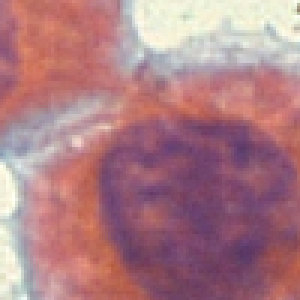
#> input picture Scripts/28-05-2024/ASC-H/11470.png, 100 x 100 px (shown 3 times larger); its folder holds only this picture in this run
$ python Hu_moments_ExtractorAll.py
#> lines starting #> are read from the running program, lines starting #| are printed output that depends on the picture
import cv2
import numpy as np
import csv
import os

# Este código extrai todos os hu moments do dataset na pasta especificada, e salva em um arquivo csv.
# Temos que modificar esse código pra que ele extraia os hu moments de uma única imagem, pra mostrar na interface, e jogar nos
# classificadores XGB.

# Lembrar de para cada imagem, gerar dois 'vetores', um para partindo do pressuposto da imagem ter multi classes
# e o outro para a imagem ter apenas duas classes (binário).

# Labels: ASC-H, ASC-US, HSIL, LSIL, SCC, e intraepithelial lesion
# Labels binárias: 0 = intraepithelial lesion, 1 = demais.


def calculate_hu_moments(image):
    # Verificando se a imagem é colorida
    if len(image.shape) == 3:
        # Convertendo a imagem para escala de cinza
        gray_image = cv2.cvtColor(image, cv2.COLOR_BGR2GRAY)
    else:
        gray_image = image

    # Calculando os momentos invariantes de Hu
    moments = cv2.moments(gray_image)
    hu_moments = cv2.HuMoments(moments)
    # Fazendo a escala logarítmica dos momentos para torná-los invariantes à escala
    epsilon = 1e-10  # Um pequeno valor para substituir zeros
    hu_moments = -np.sign(hu_moments) * np.log(np.abs(hu_moments) + epsilon)

    return hu_moments.flatten()


def calculate_hsv_moments(image):
    # Convertendo a imagem para o espaço de cores HSV
    hsv_image = cv2.cvtColor(image, cv2.COLOR_BGR2HSV)

    # Separando os canais de cor
    h, s, v = cv2.split(hsv_image)

    # Calculando os momentos invariantes de Hu para cada canal
    h_moments = calculate_hu_moments(h)
    s_moments = calculate_hu_moments(s)
    v_moments = calculate_hu_moments(v)

    return np.concatenate((h_moments, s_moments, v_moments))


instancesCount = 0
data = []
basePath = "28-05-2024/"
labels = [
    "ASC-H",
    "ASC-US",
    "HSIL",
    "LSIL",
    "Negative for intraepithelial lesion",
    "SCC",
]
num_moments = 28
csv_columns = [f"hu_moment_{i}" for i in range(1, num_moments + 1)] + ["label"]

for label in labels:
    label_path = os.path.join(basePath, label)
    for filename in os.listdir(label_path):
        image_path = os.path.join(label_path, filename)
        image = cv2.imread(image_path)
#> image is the input picture: shape (100, 100, 3); mean B, G, R 132.4, 124.3, 173
        if image is not None:
            gray_hu_moments = calculate_hu_moments(image)
#> in calculate_hu_moments, `gray_image = cv2.cvtColor(image, cv2.COLOR_BGR2GRAY)`:
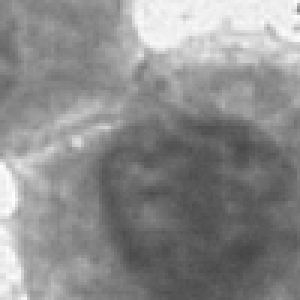
#> gray_image: shape (100, 100) (shown 3 times larger); min 70, max 254, mean 139.8
#> in calculate_hu_moments, `moments = cv2.moments(gray_image)`: moments = moments, m00 1397603, centre m10/m00, m01/m00 = (47.67, 44.8)
#> in calculate_hu_moments, `hu_moments = cv2.HuMoments(moments)`: hu_moments = [0.00126, 4.74e-08, 6.33e-13, 1.99e-11, -3.28e-23, -2.51e-15, 6.23e-23]
#> in calculate_hu_moments, `hu_moments = -np.sign(hu_moments) * np.log(np.abs(hu_moments) + epsilon)`: hu_moments = [6.68, 16.86, 23.02, 22.84, -23.03, -23.03, 23.03]
#> gray_hu_moments = [6.68, 16.86, 23.02, 22.84, -23.03, -23.03, 23.03]
            hsv_hu_moments = calculate_hsv_moments(image)
#> in calculate_hsv_moments, `hsv_image = cv2.cvtColor(image, cv2.COLOR_BGR2HSV)`: hsv_image: shape (100, 100, 3); mean H, S, V 105.8, 83.6, 173.9
#> in calculate_hsv_moments, `h, s, v = cv2.split(hsv_image)`:
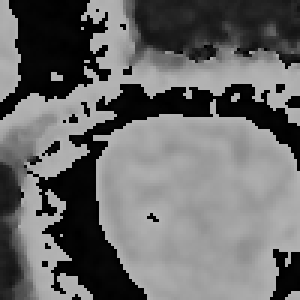
#> h: shape (100, 100) (shown 3 times larger); min 0, max 179, mean 105.8
#> in calculate_hsv_moments, `h, s, v = cv2.split(hsv_image)`:
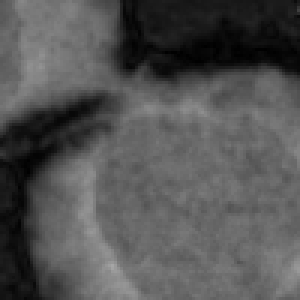
#> s: shape (100, 100) (shown 3 times larger); min 0, max 166, mean 83.6
#> in calculate_hsv_moments, `h, s, v = cv2.split(hsv_image)`:
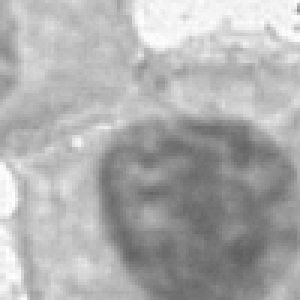
#> v: shape (100, 100) (shown 3 times larger); min 95, max 255, mean 173.9
#> in calculate_hsv_moments, `h_moments = calculate_hu_moments(h)`: h_moments = [6.59, 17.6, 22.96, 22.65, -23.03, 23.03, -23.03]
#> in calculate_hsv_moments, `s_moments = calculate_hu_moments(s)`: s_moments = [6.3, 15.37, 21.38, 22.28, 23.03, 23.03, -23.03]
#> in calculate_hsv_moments, `v_moments = calculate_hu_moments(v)`: v_moments = [6.91, 18.46, 23.01, 22.97, -23.03, -23.03, 23.03]
#> hsv_hu_moments = 21 values, max 23.03 at index 20, min -23.03 at index 18, mean 8.74
            grey_hsv_hu_moments = np.concatenate(
                (gray_hu_moments, hsv_hu_moments)
            )
#> grey_hsv_hu_moments = 28 values, max 23.03 at index 27, min -23.03 at index 25, mean 8.21
            row_data = list(grey_hsv_hu_moments) + [label]
#> row_data = 29 items, first 6: 6.68, 16.86, 23.02, 22.84, -23.03, -23.03
            data.append(row_data)
            instancesCount += 1
#> pass 2 of the loop `for label in labels:`:
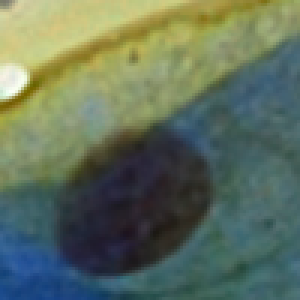
#> input picture Scripts/28-05-2024/ASC-US/10367.png, 100 x 100 px (shown 3 times larger)
#> image is the input picture: shape (100, 100, 3); mean B, G, R 92.6, 112.1, 96.8
#> in calculate_hu_moments (call 5), `gray_image = cv2.cvtColor(image, cv2.COLOR_BGR2GRAY)`:
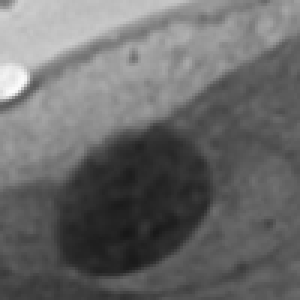
#> gray_image: shape (100, 100) (shown 3 times larger); min 23, max 252, mean 105.3
#> moments = moments, m00 1053114, centre m10/m00, m01/m00 = (46.79, 40.05)
#> in calculate_hu_moments (call 5), `hu_moments = cv2.HuMoments(moments)`: hu_moments = [0.00163, 2.98e-08, 4.15e-11, 1.76e-10, 1.39e-20, 1.1e-14, 5.56e-21]
#> in calculate_hu_moments (call 5), `hu_moments = -np.sign(hu_moments) * np.log(np.abs(hu_moments) + epsilon)`: hu_moments = [6.42, 17.33, 22.68, 22.01, 23.03, 23.03, 23.03]
#> hsv_image: shape (100, 100, 3); mean H, S, V 69.1, 91.5, 118.9
#> in calculate_hsv_moments (call 2), `h, s, v = cv2.split(hsv_image)`:
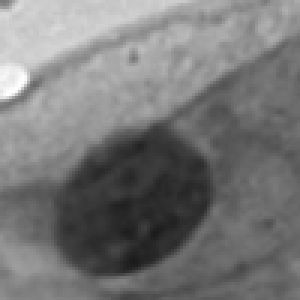
#> v: shape (100, 100) (shown 3 times larger); min 27, max 255, mean 118.9
#> h_moments = [6.11, 15.67, 22.1, 21.98, 23.03, -23.03, 23.03]
#> s_moments = [6.2, 16.65, 22.52, 22.82, 23.03, -23.03, -23.03]
#> v_moments = [6.51, 19.32, 22.96, 22.31, 23.03, 23.03, 23.03]
#> hsv_hu_moments = 21 values, max 23.03 at index 11, min -23.03 at index 13, mean 13.06
#> grey_hsv_hu_moments = 28 values, max 23.03 at index 18, min -23.03 at index 20, mean 14.71
#> row_data = 29 items, first 6: 6.42, 17.33, 22.68, 22.01, 23.03, 23.03
#> (the run stopped early here; a loop or call above may not have finished)
